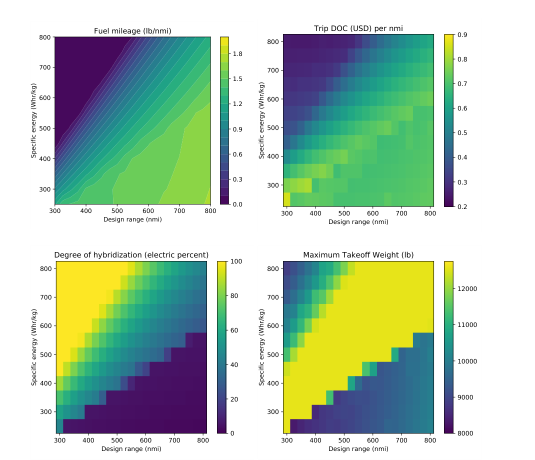
#> input picture packages/omd/demos/brelje_2018a/figures/paper/fig5.png, 1070 x 920 px (shown at 1/2 size)
$ python relabel_paper_figs.py
#> lines starting #> are read from the running program, lines starting #| are printed output that depends on the picture
"""Overlay larger text on the Brelje 2018a paper screenshot figures.

The paper screenshots in ``figures/paper/{fig5,fig6}.png`` use small fonts
that become unreadable when two figures are placed side by side in a
publication-style layout. This script paints white rectangles over the
existing panel titles and axis labels, then redraws them at a larger
font size in the same positions.

Output: ``figures/paper/fig{5,6}_pub.png``.

Run:
    uv run python packages/omd/demos/brelje_2018a/pipeline/relabel_paper_figs.py
"""

from __future__ import annotations

from pathlib import Path

from PIL import Image, ImageDraw, ImageFont

DEMO_DIR = Path(__file__).resolve().parent.parent
PAPER_DIR = DEMO_DIR / "figures" / "paper"

FONT_PATH = "/usr/share/fonts/truetype/dejavu/DejaVuSans.ttf"
TITLE_FS = 24
XLABEL_FS = 20
YLABEL_FS = 18  # smaller so rotated label fits between panel and tick numbers

# Both fig5 (1070x920) and fig6 (1070x930) share the same matplotlib
# layout grid. Coordinates below are panel-center anchors for the
# (title, x-axis label, y-axis label) text elements in each panel.
# Per-figure anchor coordinates measured from the actual paper screenshots.
# fig5 and fig6 share an x layout but differ slightly in y (fig6 is 930 px
# tall vs fig5's 920 px) so the y anchors are figure-specific.
PANEL_CENTERS_BY_FIG = {
    5: {
        "top_left":     {"title": (275, 66),  "xlabel": (275, 438), "ylabel": (67, 241)},
        "top_right":    {"title": (735, 66),  "xlabel": (735, 438), "ylabel": (523, 241)},
        "bottom_left":  {"title": (275, 510), "xlabel": (275, 898), "ylabel": (67, 692)},
        "bottom_right": {"title": (735, 510), "xlabel": (735, 898), "ylabel": (523, 692)},
    },
    6: {
        "top_left":     {"title": (275, 71),  "xlabel": (275, 453), "ylabel": (67, 250)},
        "top_right":    {"title": (735, 71),  "xlabel": (735, 453), "ylabel": (523, 250)},
        "bottom_left":  {"title": (275, 520), "xlabel": (275, 907), "ylabel": (67, 702)},
        "bottom_right": {"title": (735, 520), "xlabel": (735, 907), "ylabel": (523, 702)},
    },
}

# White rectangles that cover the original text before redrawing.
# Sized to fully cover the original text without crashing into neighboring
# tick labels (especially the y-axis numbers at x~80 and x~565).
COVER_BOXES = {
    "title": (-220, -16, 220, 16),    # (dx_min, dy_min, dx_max, dy_max) around center
    "xlabel": (-160, -8, 160, 10),    # tight: avoid wiping out tick numbers above
    "ylabel": (-9, -100, 9, 100),     # narrow band so we keep tick numbers
}

FIG5_TITLES = {
    "top_left":     "Fuel mileage (lb/nmi)",
    "top_right":    "Trip DOC (USD) per nmi",
    "bottom_left":  "Degree of hybridization (%)",
    "bottom_right": "Maximum Takeoff Weight (lb)",
}
FIG6_TITLES = FIG5_TITLES  # identical panel set, identical labels
XLABEL = "Design range (nmi)"
YLABEL = "Specific energy (Whr/kg)"


def _draw_centered(draw: ImageDraw.ImageDraw, xy, text: str, font) -> None:
    draw.text(xy, text, fill="black", font=font, anchor="mm")


def _draw_rotated(base: Image.Image, xy, text: str, font, angle: float = 90.0) -> None:
    """Render text on a transparent canvas, rotate, and paste onto base."""
    dummy = Image.new("RGBA", (10, 10))
    db = ImageDraw.Draw(dummy)
    bbox = db.textbbox((0, 0), text, font=font, anchor="lt")
    w = bbox[2] - bbox[0]
    h = bbox[3] - bbox[1]
    pad = 8
    txt = Image.new("RGBA", (w + 2 * pad, h + 2 * pad), (255, 255, 255, 0))
    ImageDraw.Draw(txt).text((txt.size[0] / 2, txt.size[1] / 2), text,
                             fill="black", font=font, anchor="mm")
    rot = txt.rotate(angle, expand=True, resample=Image.BICUBIC)
    cx, cy = xy
    px = int(cx - rot.size[0] / 2)
    py = int(cy - rot.size[1] / 2)
    base.alpha_composite(rot, (px, py))


def _cover(draw: ImageDraw.ImageDraw, anchor, kind: str) -> None:
    cx, cy = anchor
    dx_min, dy_min, dx_max, dy_max = COVER_BOXES[kind]
    draw.rectangle((cx + dx_min, cy + dy_min, cx + dx_max, cy + dy_max),
                   fill="white")


def relabel_figure(src: Path, dst: Path, titles: dict[str, str],
                   fig_num: int) -> Path:
#> called with fig_num = 5
    base = Image.open(src).convert("RGBA")
    draw = ImageDraw.Draw(base)
    title_font = ImageFont.truetype(FONT_PATH, TITLE_FS)
    xlabel_font = ImageFont.truetype(FONT_PATH, XLABEL_FS)
    ylabel_font = ImageFont.truetype(FONT_PATH, YLABEL_FS)

    centers = PANEL_CENTERS_BY_FIG[fig_num]

    # Pass 1: white out all existing text regions
    for panel, anchors in centers.items():
        _cover(draw, anchors["title"], "title")
        _cover(draw, anchors["xlabel"], "xlabel")
        _cover(draw, anchors["ylabel"], "ylabel")

    # Pass 2: draw new large labels
    for panel, anchors in centers.items():
        _draw_centered(draw, anchors["title"], titles[panel], title_font)
        _draw_centered(draw, anchors["xlabel"], XLABEL, xlabel_font)
        _draw_rotated(base, anchors["ylabel"], YLABEL, ylabel_font, angle=90.0)
#> this loop made 4 passes
#> pass 1, in _draw_rotated, `rot = txt.rotate(angle, expand=True, resample=Image.BICUBIC)`:
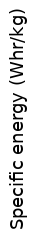
#> rot: PIL image 34x239 RGBA; mean R, G, B, A 209, 209, 209, 29.2; transparent parts drawn white
#> after the loop:
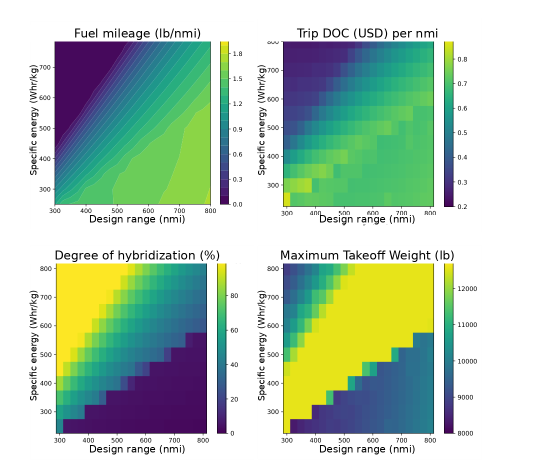
#> base: PIL image 1070x920 RGBA (shown at 1/2 size); mean R, G, B, A 179.9, 202.2, 182.1, 255

    base.convert("RGB").save(dst, format="PNG", optimize=True)
    return dst


def main() -> int:
    out5 = relabel_figure(PAPER_DIR / "fig5.png", PAPER_DIR / "fig5_pub.png",
                          FIG5_TITLES, fig_num=5)
    out6 = relabel_figure(PAPER_DIR / "fig6.png", PAPER_DIR / "fig6_pub.png",
                          FIG6_TITLES, fig_num=6)
#> call 2 of relabel_figure, with fig_num = 6
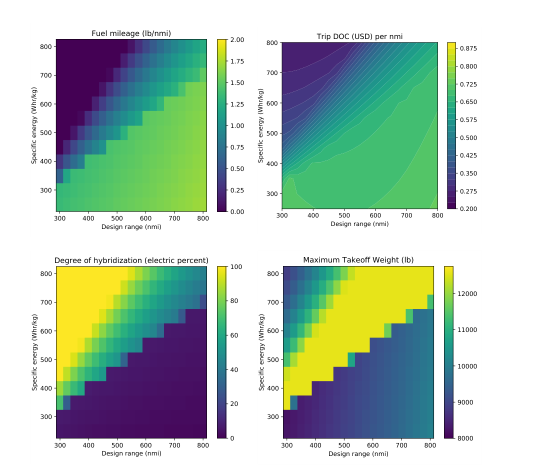
#> input picture packages/omd/demos/brelje_2018a/figures/paper/fig6.png, 1070 x 930 px (shown at 1/2 size)
#> after the loop in relabel_figure (call 2), `for panel, anchors in centers.items():`:
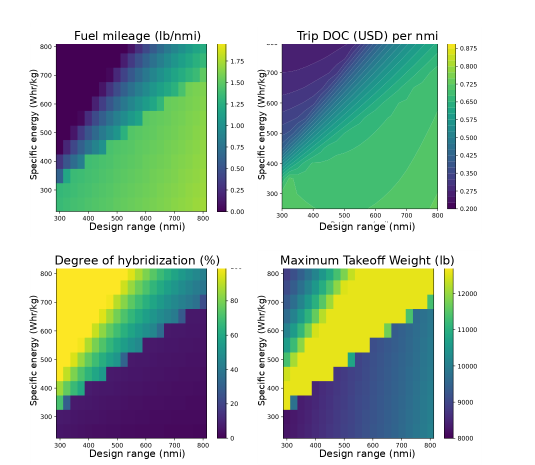
#> base: PIL image 1070x930 RGBA (shown at 1/2 size); mean R, G, B, A 177.4, 197.5, 183.4, 255
    print(f"Wrote -> {out5}")
    print(f"Wrote -> {out6}")
    return 0


if __name__ == "__main__":
    raise SystemExit(main())
#> (the program exits here)
